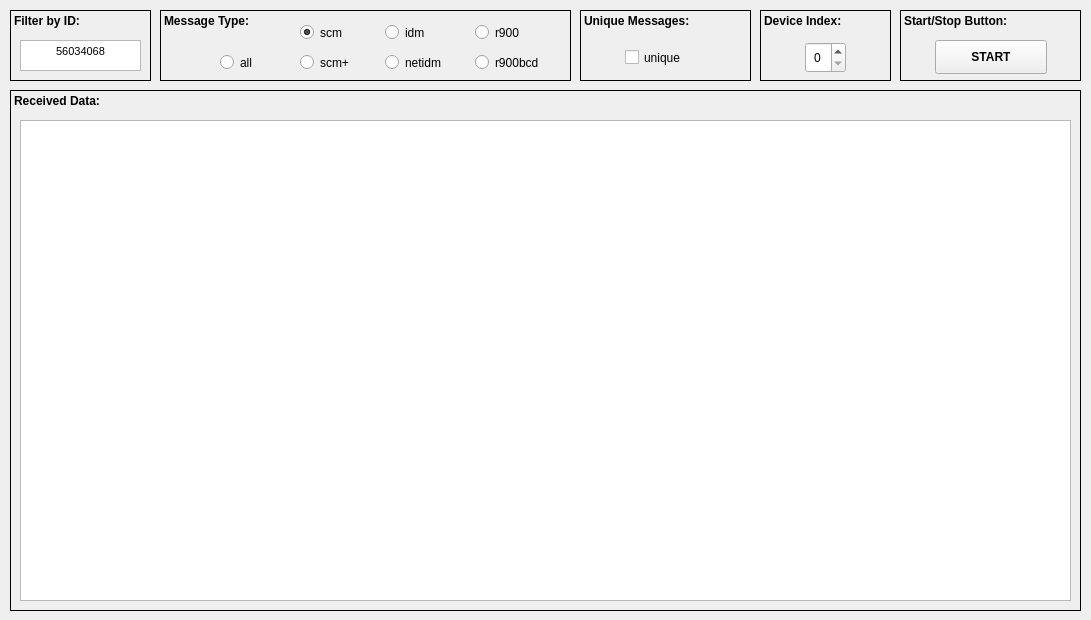
<?xml version="1.0" encoding="UTF-8"?>
<ui version="4.0">
 <class>MainWindow</class>
 <widget class="QMainWindow" name="MainWindow">
  <property name="geometry">
   <rect>
    <x>0</x>
    <y>0</y>
    <width>1091</width>
    <height>620</height>
   </rect>
  </property>
  <property name="sizePolicy">
   <sizepolicy hsizetype="Fixed" vsizetype="Fixed">
    <horstretch>0</horstretch>
    <verstretch>0</verstretch>
   </sizepolicy>
  </property>
  <property name="minimumSize">
   <size>
    <width>1091</width>
    <height>620</height>
   </size>
  </property>
  <property name="maximumSize">
   <size>
    <width>1091</width>
    <height>620</height>
   </size>
  </property>
  <property name="windowTitle">
   <string>Rtlamr GUI</string>
  </property>
  <property name="windowOpacity">
   <double>1.000000000000000</double>
  </property>
  <property name="autoFillBackground">
   <bool>false</bool>
  </property>
  <widget class="QWidget" name="centralwidget">
   <widget class="QLabel" name="label">
    <property name="geometry">
     <rect>
      <x>10</x>
      <y>10</y>
      <width>141</width>
      <height>71</height>
     </rect>
    </property>
    <property name="font">
     <font>
      <weight>75</weight>
      <bold>true</bold>
     </font>
    </property>
    <property name="toolTip">
     <string>&lt;html&gt;&lt;head/&gt;&lt;body&gt;&lt;p&gt;Display only messages matching an ID (default: blank)&lt;/p&gt;&lt;/body&gt;&lt;/html&gt;</string>
    </property>
    <property name="frameShape">
     <enum>QFrame::Box</enum>
    </property>
    <property name="text">
     <string>Filter by ID:</string>
    </property>
    <property name="alignment">
     <set>Qt::AlignLeading|Qt::AlignLeft|Qt::AlignTop</set>
    </property>
   </widget>
   <widget class="QLabel" name="label_2">
    <property name="geometry">
     <rect>
      <x>10</x>
      <y>90</y>
      <width>1071</width>
      <height>521</height>
     </rect>
    </property>
    <property name="font">
     <font>
      <weight>75</weight>
      <bold>true</bold>
     </font>
    </property>
    <property name="frameShape">
     <enum>QFrame::Box</enum>
    </property>
    <property name="text">
     <string>Received Data:</string>
    </property>
    <property name="alignment">
     <set>Qt::AlignLeading|Qt::AlignLeft|Qt::AlignTop</set>
    </property>
   </widget>
   <widget class="QTextBrowser" name="dataReceived">
    <property name="geometry">
     <rect>
      <x>20</x>
      <y>120</y>
      <width>1051</width>
      <height>481</height>
     </rect>
    </property>
    <property name="contextMenuPolicy">
     <enum>Qt::DefaultContextMenu</enum>
    </property>
    <property name="horizontalScrollBarPolicy">
     <enum>Qt::ScrollBarAlwaysOff</enum>
    </property>
    <property name="html">
     <string>&lt;!DOCTYPE HTML PUBLIC &quot;-//W3C//DTD HTML 4.0//EN&quot; &quot;http://www.w3.org/TR/REC-html40/strict.dtd&quot;&gt;
&lt;html&gt;&lt;head&gt;&lt;meta name=&quot;qrichtext&quot; content=&quot;1&quot; /&gt;&lt;style type=&quot;text/css&quot;&gt;
p, li { white-space: pre-wrap; }
&lt;/style&gt;&lt;/head&gt;&lt;body style=&quot; font-family:'MS Shell Dlg 2'; font-size:8.25pt; font-weight:400; font-style:normal;&quot;&gt;
&lt;p style=&quot;-qt-paragraph-type:empty; margin-top:0px; margin-bottom:0px; margin-left:0px; margin-right:0px; -qt-block-indent:0; text-indent:0px; font-size:8pt;&quot;&gt;&lt;br /&gt;&lt;/p&gt;&lt;/body&gt;&lt;/html&gt;</string>
    </property>
   </widget>
   <widget class="QPushButton" name="startButton">
    <property name="geometry">
     <rect>
      <x>935</x>
      <y>40</y>
      <width>112</width>
      <height>34</height>
     </rect>
    </property>
    <property name="sizePolicy">
     <sizepolicy hsizetype="Minimum" vsizetype="Minimum">
      <horstretch>0</horstretch>
      <verstretch>0</verstretch>
     </sizepolicy>
    </property>
    <property name="font">
     <font>
      <weight>75</weight>
      <bold>true</bold>
     </font>
    </property>
    <property name="toolTip">
     <string>&lt;html&gt;&lt;head/&gt;&lt;body&gt;&lt;p&gt;Start / Stop button, obviously :-)&lt;/p&gt;&lt;/body&gt;&lt;/html&gt;</string>
    </property>
    <property name="text">
     <string>START</string>
    </property>
   </widget>
   <widget class="QLabel" name="label_3">
    <property name="geometry">
     <rect>
      <x>160</x>
      <y>10</y>
      <width>411</width>
      <height>71</height>
     </rect>
    </property>
    <property name="font">
     <font>
      <weight>75</weight>
      <bold>true</bold>
     </font>
    </property>
    <property name="toolTip">
     <string>&lt;html&gt;&lt;head/&gt;&lt;body&gt;&lt;p&gt;Message types to receive (default: scm)&lt;/p&gt;&lt;/body&gt;&lt;/html&gt;</string>
    </property>
    <property name="frameShape">
     <enum>QFrame::Box</enum>
    </property>
    <property name="text">
     <string>Message Type:</string>
    </property>
    <property name="alignment">
     <set>Qt::AlignLeading|Qt::AlignLeft|Qt::AlignTop</set>
    </property>
   </widget>
   <widget class="QRadioButton" name="msgtype_all">
    <property name="geometry">
     <rect>
      <x>220</x>
      <y>50</y>
      <width>71</width>
      <height>25</height>
     </rect>
    </property>
    <property name="toolTip">
     <string>&lt;html&gt;&lt;head/&gt;&lt;body&gt;&lt;p&gt;Message types to receive (default: scm)&lt;/p&gt;&lt;/body&gt;&lt;/html&gt;</string>
    </property>
    <property name="text">
     <string>all</string>
    </property>
   </widget>
   <widget class="QRadioButton" name="msgtype_scm">
    <property name="geometry">
     <rect>
      <x>300</x>
      <y>20</y>
      <width>71</width>
      <height>25</height>
     </rect>
    </property>
    <property name="toolTip">
     <string>&lt;html&gt;&lt;head/&gt;&lt;body&gt;&lt;p&gt;Message types to receive (default: scm)&lt;/p&gt;&lt;/body&gt;&lt;/html&gt;</string>
    </property>
    <property name="text">
     <string>scm</string>
    </property>
    <property name="checked">
     <bool>true</bool>
    </property>
   </widget>
   <widget class="QRadioButton" name="msgtype_scmplus">
    <property name="geometry">
     <rect>
      <x>300</x>
      <y>50</y>
      <width>71</width>
      <height>25</height>
     </rect>
    </property>
    <property name="toolTip">
     <string>&lt;html&gt;&lt;head/&gt;&lt;body&gt;&lt;p&gt;Message types to receive (default: scm)&lt;/p&gt;&lt;/body&gt;&lt;/html&gt;</string>
    </property>
    <property name="text">
     <string>scm+</string>
    </property>
   </widget>
   <widget class="QRadioButton" name="msgtype_idm">
    <property name="geometry">
     <rect>
      <x>385</x>
      <y>20</y>
      <width>71</width>
      <height>25</height>
     </rect>
    </property>
    <property name="toolTip">
     <string>&lt;html&gt;&lt;head/&gt;&lt;body&gt;&lt;p&gt;Message types to receive (default: scm)&lt;/p&gt;&lt;/body&gt;&lt;/html&gt;</string>
    </property>
    <property name="text">
     <string>idm</string>
    </property>
   </widget>
   <widget class="QRadioButton" name="msgtype_netidm">
    <property name="geometry">
     <rect>
      <x>385</x>
      <y>50</y>
      <width>91</width>
      <height>25</height>
     </rect>
    </property>
    <property name="toolTip">
     <string>&lt;html&gt;&lt;head/&gt;&lt;body&gt;&lt;p&gt;Message types to receive (default: scm)&lt;/p&gt;&lt;/body&gt;&lt;/html&gt;</string>
    </property>
    <property name="text">
     <string>netidm</string>
    </property>
   </widget>
   <widget class="QRadioButton" name="msgtype_r900">
    <property name="geometry">
     <rect>
      <x>475</x>
      <y>20</y>
      <width>71</width>
      <height>25</height>
     </rect>
    </property>
    <property name="toolTip">
     <string>&lt;html&gt;&lt;head/&gt;&lt;body&gt;&lt;p&gt;Message types to receive (default: scm)&lt;/p&gt;&lt;/body&gt;&lt;/html&gt;</string>
    </property>
    <property name="text">
     <string>r900</string>
    </property>
   </widget>
   <widget class="QRadioButton" name="msgtype_r900bcd">
    <property name="geometry">
     <rect>
      <x>475</x>
      <y>50</y>
      <width>101</width>
      <height>25</height>
     </rect>
    </property>
    <property name="toolTip">
     <string>&lt;html&gt;&lt;head/&gt;&lt;body&gt;&lt;p&gt;Message types to receive (default: scm)&lt;/p&gt;&lt;/body&gt;&lt;/html&gt;</string>
    </property>
    <property name="text">
     <string>r900bcd</string>
    </property>
   </widget>
   <widget class="QLabel" name="label_4">
    <property name="geometry">
     <rect>
      <x>580</x>
      <y>10</y>
      <width>171</width>
      <height>71</height>
     </rect>
    </property>
    <property name="font">
     <font>
      <weight>75</weight>
      <bold>true</bold>
     </font>
    </property>
    <property name="toolTip">
     <string>&lt;html&gt;&lt;head/&gt;&lt;body&gt;&lt;p&gt;Suppress duplicate messages from each meter (default: false/unchecked)&lt;/p&gt;&lt;/body&gt;&lt;/html&gt;</string>
    </property>
    <property name="frameShape">
     <enum>QFrame::Box</enum>
    </property>
    <property name="text">
     <string>Unique Messages:</string>
    </property>
    <property name="alignment">
     <set>Qt::AlignLeading|Qt::AlignLeft|Qt::AlignTop</set>
    </property>
   </widget>
   <widget class="QCheckBox" name="uniquecheck">
    <property name="geometry">
     <rect>
      <x>625</x>
      <y>42</y>
      <width>81</width>
      <height>31</height>
     </rect>
    </property>
    <property name="toolTip">
     <string>&lt;html&gt;&lt;head/&gt;&lt;body&gt;&lt;p&gt;Suppress duplicate messages from each meter (default: false/unchecked)&lt;/p&gt;&lt;/body&gt;&lt;/html&gt;</string>
    </property>
    <property name="text">
     <string>unique</string>
    </property>
   </widget>
   <widget class="QLabel" name="label_5">
    <property name="geometry">
     <rect>
      <x>760</x>
      <y>10</y>
      <width>131</width>
      <height>71</height>
     </rect>
    </property>
    <property name="font">
     <font>
      <weight>75</weight>
      <bold>true</bold>
     </font>
    </property>
    <property name="toolTip">
     <string>&lt;html&gt;&lt;head/&gt;&lt;body&gt;&lt;p&gt;RTLSDR Device Index (default is 0 but your device may be 1 or 2)&lt;/p&gt;&lt;/body&gt;&lt;/html&gt;</string>
    </property>
    <property name="frameShape">
     <enum>QFrame::Box</enum>
    </property>
    <property name="text">
     <string>Device Index:</string>
    </property>
    <property name="alignment">
     <set>Qt::AlignLeading|Qt::AlignLeft|Qt::AlignTop</set>
    </property>
   </widget>
   <widget class="QTextEdit" name="filterID">
    <property name="geometry">
     <rect>
      <x>20</x>
      <y>40</y>
      <width>121</width>
      <height>31</height>
     </rect>
    </property>
    <property name="toolTip">
     <string>&lt;html&gt;&lt;head/&gt;&lt;body&gt;&lt;p&gt;Display only messages matching an ID (default: blank)&lt;/p&gt;&lt;/body&gt;&lt;/html&gt;</string>
    </property>
    <property name="verticalScrollBarPolicy">
     <enum>Qt::ScrollBarAlwaysOff</enum>
    </property>
    <property name="horizontalScrollBarPolicy">
     <enum>Qt::ScrollBarAlwaysOff</enum>
    </property>
    <property name="lineWrapMode">
     <enum>QTextEdit::NoWrap</enum>
    </property>
    <property name="html">
     <string>&lt;!DOCTYPE HTML PUBLIC &quot;-//W3C//DTD HTML 4.0//EN&quot; &quot;http://www.w3.org/TR/REC-html40/strict.dtd&quot;&gt;
&lt;html&gt;&lt;head&gt;&lt;meta name=&quot;qrichtext&quot; content=&quot;1&quot; /&gt;&lt;style type=&quot;text/css&quot;&gt;
p, li { white-space: pre-wrap; }
&lt;/style&gt;&lt;/head&gt;&lt;body style=&quot; font-family:'MS Shell Dlg 2'; font-size:8.25pt; font-weight:400; font-style:normal;&quot;&gt;
&lt;p align=&quot;center&quot; style=&quot; margin-top:0px; margin-bottom:0px; margin-left:0px; margin-right:0px; -qt-block-indent:0; text-indent:0px;&quot;&gt;&lt;span style=&quot; font-size:8pt;&quot;&gt;56034068&lt;/span&gt;&lt;/p&gt;&lt;/body&gt;&lt;/html&gt;</string>
    </property>
   </widget>
   <widget class="QLabel" name="label_6">
    <property name="geometry">
     <rect>
      <x>900</x>
      <y>10</y>
      <width>181</width>
      <height>71</height>
     </rect>
    </property>
    <property name="font">
     <font>
      <weight>75</weight>
      <bold>true</bold>
     </font>
    </property>
    <property name="toolTip">
     <string>&lt;html&gt;&lt;head/&gt;&lt;body&gt;&lt;p&gt;Start / Stop button, obviously :-)&lt;/p&gt;&lt;/body&gt;&lt;/html&gt;</string>
    </property>
    <property name="frameShape">
     <enum>QFrame::Box</enum>
    </property>
    <property name="text">
     <string>Start/Stop Button:</string>
    </property>
    <property name="alignment">
     <set>Qt::AlignLeading|Qt::AlignLeft|Qt::AlignTop</set>
    </property>
   </widget>
   <widget class="QSpinBox" name="deviceindex">
    <property name="geometry">
     <rect>
      <x>805</x>
      <y>42</y>
      <width>41</width>
      <height>31</height>
     </rect>
    </property>
    <property name="toolTip">
     <string>&lt;html&gt;&lt;head/&gt;&lt;body&gt;&lt;p&gt;RTLSDR Device Index (default is 0 but your device may be 1 or 2)&lt;/p&gt;&lt;/body&gt;&lt;/html&gt;</string>
    </property>
    <property name="alignment">
     <set>Qt::AlignCenter</set>
    </property>
    <property name="maximum">
     <number>9</number>
    </property>
   </widget>
   <zorder>label_6</zorder>
   <zorder>label_5</zorder>
   <zorder>label_3</zorder>
   <zorder>label</zorder>
   <zorder>label_2</zorder>
   <zorder>dataReceived</zorder>
   <zorder>startButton</zorder>
   <zorder>msgtype_all</zorder>
   <zorder>msgtype_scm</zorder>
   <zorder>msgtype_scmplus</zorder>
   <zorder>msgtype_idm</zorder>
   <zorder>msgtype_netidm</zorder>
   <zorder>msgtype_r900</zorder>
   <zorder>msgtype_r900bcd</zorder>
   <zorder>label_4</zorder>
   <zorder>uniquecheck</zorder>
   <zorder>filterID</zorder>
   <zorder>deviceindex</zorder>
  </widget>
 </widget>
 <tabstops>
  <tabstop>msgtype_all</tabstop>
  <tabstop>msgtype_scm</tabstop>
  <tabstop>msgtype_scmplus</tabstop>
  <tabstop>msgtype_idm</tabstop>
  <tabstop>msgtype_netidm</tabstop>
  <tabstop>msgtype_r900</tabstop>
  <tabstop>msgtype_r900bcd</tabstop>
  <tabstop>uniquecheck</tabstop>
  <tabstop>startButton</tabstop>
  <tabstop>dataReceived</tabstop>
 </tabstops>
 <resources/>
 <connections/>
</ui>
